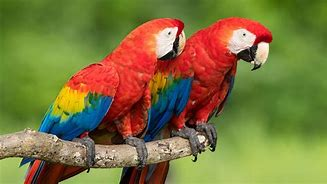
#> input picture DIP_and_CV-main/images/parrot.jpg, 327 x 184 px, found by its file name
$ jupyter execute 12_Histogram_Equalisation.ipynb
#> lines starting #> are read from the running program, lines starting #| are printed output that depends on the picture
[cell 1]
import cv2
import numpy as np
import matplotlib.pyplot as plt
# Load the image
image = cv2.imread('parrot.jpg', cv2.IMREAD_GRAYSCALE)
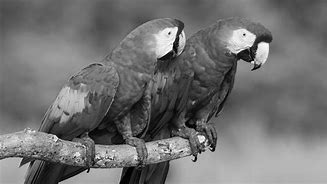
#> image: shape (184, 327); min 0, max 255, mean 113.2
# Apply contrast stretching
min_intensity = np.min(image)
#> min_intensity = 0
max_intensity = np.max(image)
#> max_intensity = 255
stretched_image = cv2.normalize(image, None, 0, 255, norm_type=cv2.NORM_MINMAX)
# Calculate and plot histograms
hist_original = cv2.calcHist([image], [0], None, [256], [0, 256])
#> hist_original = 256 values, max 817 at index 105, min 2 at index 253, mean 235
hist_stretched = cv2.calcHist([stretched_image], [0], None, [256], [0, 256])
#> hist_stretched has the same summary as hist_original

[cell 2]
plt.figure(figsize=(10, 5))

plt.subplot(1, 2, 1)
plt.plot(hist_original, color='b')
plt.title('Original Image Histogram')

plt.subplot(1, 2, 2)
plt.plot(hist_stretched, color='r')
plt.title('Stretched Image Histogram')

plt.tight_layout()
plt.show()
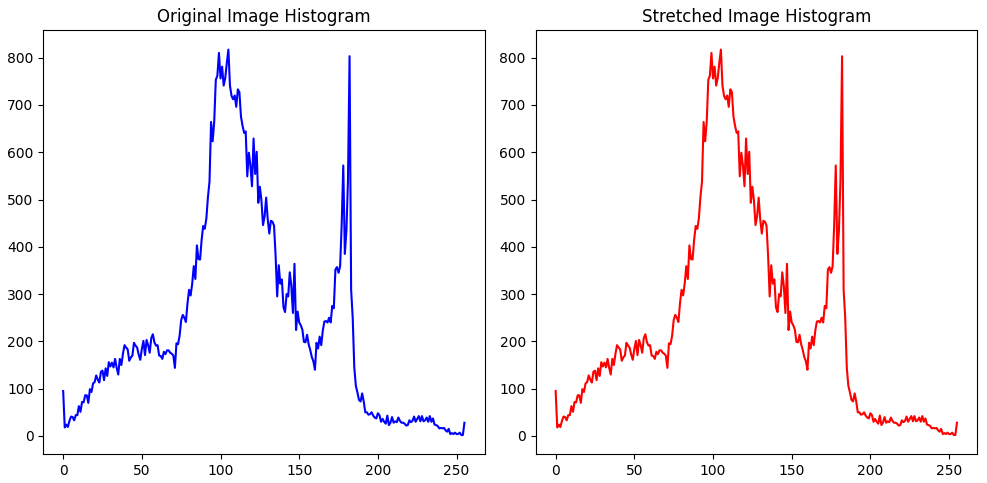
#> figure drawn by matplotlib, 2 panels; panel 1: curve peaks at x = 105, y = 817; panel 2: curve peaks at x = 105, y = 817

# Apply histogram equalization
equalized_image = cv2.equalizeHist(image)
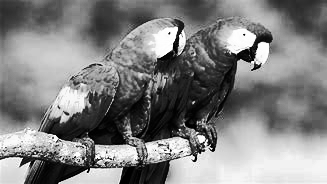
#> equalized_image: shape (184, 327); min 0, max 255, mean 128.3

# Calculate and plot histograms for equalized image
hist_equalized = cv2.calcHist([equalized_image], [0], None, [256], [0, 256])
#> hist_equalized = 256 values, max 817 at index 111, min 0 at index 50, mean 235

plt.figure(figsize=(10, 5))

plt.subplot(1, 2, 1)
plt.imshow(stretched_image, cmap='gray')
plt.title('Contrast Stretched Image')

plt.subplot(1, 2, 2)
plt.imshow(equalized_image, cmap='gray')
plt.title('Histogram Equalized Image')

plt.tight_layout()
plt.show()
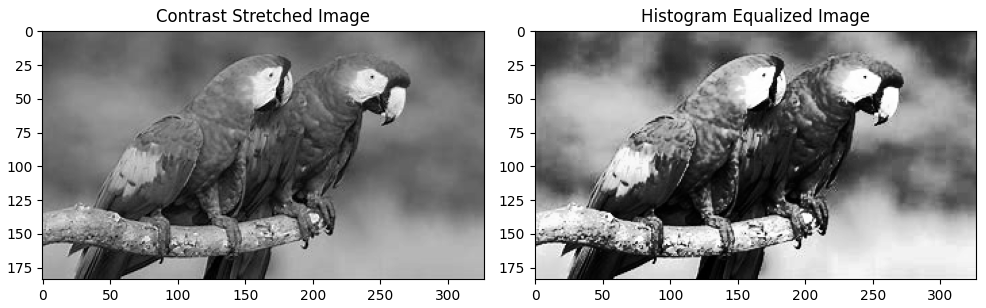
#> figure drawn by matplotlib, 2 panels
